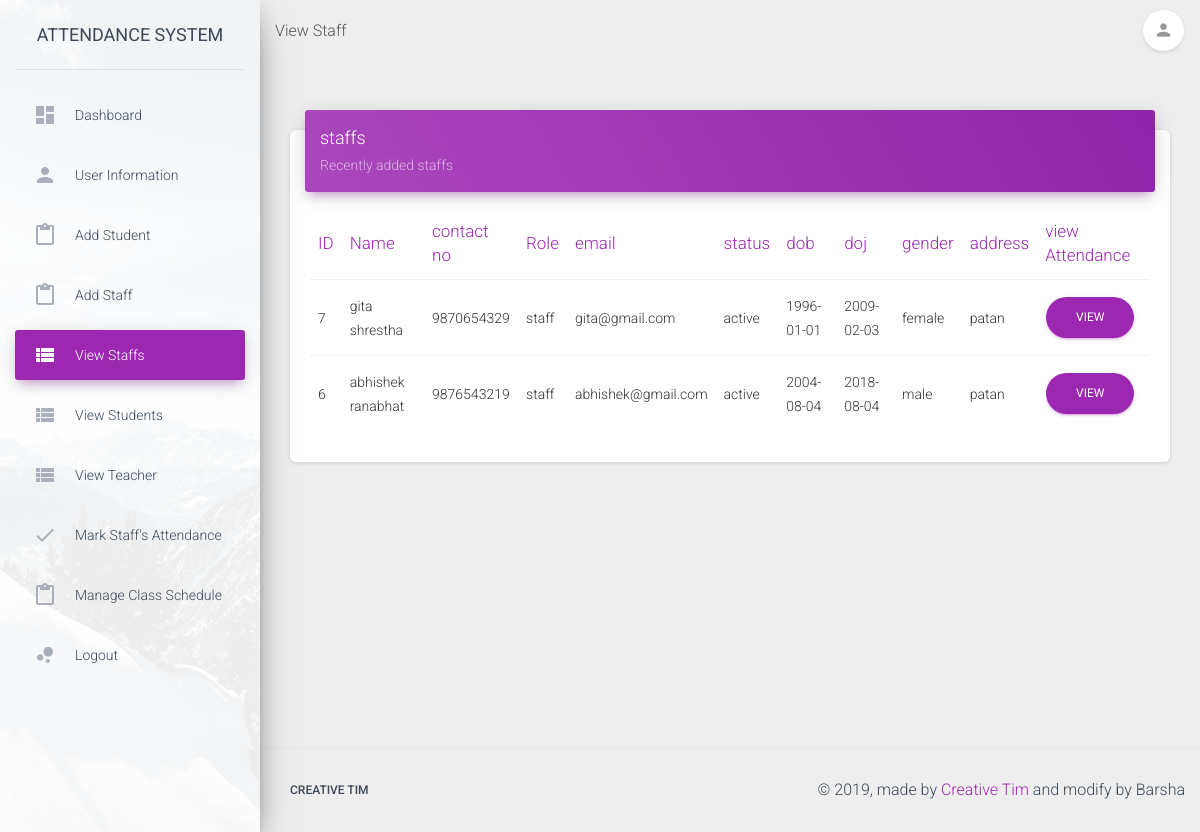
/pages/admin/view_staff.php (signed in), run on the app's committed database.
### tables this page shows
CREATE TABLE `tbl_users` (
  `Uid` int(11) NOT NULL,
  `Uname` varchar(200) NOT NULL,
  `Ufname` varchar(100) NOT NULL,
  `Ugender` enum('male','female','other','') NOT NULL,
  `Uemail` varchar(200) NOT NULL,
  `status` enum('active','inactive','disabled','') NOT NULL,
  `Udob` date NOT NULL,
  `Udoj` date NOT NULL,
  `Uaddress` varchar(200) NOT NULL,
  `Ucontact` varchar(10) NOT NULL,
  `Upassword` varchar(200) NOT NULL,
  `role` enum('teacher','admin','staff') NOT NULL
);

### pages/admin/view_staff.php (the view, shortened to what this page needs)
<!DOCTYPE html>
<html lang="en">
<head>
<?php include '../head.php'; ?>
</head>
<body class="">
  <div class="wrapper ">
<?php include '../../view/admin/sidebar.php'; ?>
<div class="main-panel">
<?php include '../../view/admin/navbar.php';?>
      <div class="content">
        <div class="container-fluid">
          <div class="row">
          <div class="col-md-12">
              <div class="card">
                <div class="card-header card-header-primary">
                  <h4 class="card-title ">staffs</h4>
                  <p class="card-category"> Recently added staffs</p>
                </div>
                <div class="card-body">
                  <div class="table-responsive">
                    <table class="table">
                      <thead class=" text-primary">
                        <th>
                          ID
                        </th>
                        <th>
                          Name
                        </th>
                        <th>
                          contact no
                        </th>
                        <th>
                        Role
                        </th>
                        <th>
                        email
                        </th>
                        <th>
                        status
                        </th>
                        <th>
                        dob
                        </th>
                        <th>
                        doj
                        </th>
                        <th>
                        gender
                        </th>
                        <th>
                        address
                        </th>
                        <th>view Attendance</th>
                      </thead>
                    <tbody>
                    <?php $sql ="SELECT * FROM tbl_users where role='staff' ORDER by Uid desc limit 10";
                            include '../../common/connect.php';
                            $result=mysqli_query($con,$sql);
                         while($row = $result ->fetch_assoc()) {
                      ?>
                        <tr>
                          <td>
                            <?php echo($row['Uid']); ?>
                          </td>
                          <td>
                          <?php echo($row['Ufname']); ?>
                          </td>
                          <td>
                          <?php echo($row['Ucontact']); ?>
                          </td>
                          <td>
                          <?php echo($row['role']); ?>
                          </td>
                          <td>
                          <?php echo($row['Uemail']); ?>
                          </td>
                          <td>
                          <?php echo($row['status']); ?>
                          </td>
                          <td>
                          <?php echo($row['Udob']); ?>
                          </td>
                          <td>
                          <?php echo($row['Udoj']); ?>
                          </td>
                          <td>
                          <?php echo($row['Ugender']); ?>
                          </td>
                          <td>
                          <?php echo($row['Uaddress']); ?>
                          </td>
                          <td>
                          <a href="view_single_staff_attendance.php?Uid=<?php echo($row['Uid']); ?>"
                           class="btn btn-primary btn-round">
                  view</a>
                         </td>
                        </tr>
                        <?php } ?>
                      </tbody>
                    </table>
                  </div>
                </div>
              </div>
            </div>
          </div>
      </div>
      </div>
      <footer class="footer">
        <div class="container-fluid">
          <nav class="float-left">
            <ul>
              <li>
                <a href="https://www.creative-tim.com">
                  Creative Tim
                </a>
              </li>
            </ul>
          </nav>
          <div class="copyright float-right">
            &copy;
            , made by
            <a href="https://www.creative-tim.com" target="_blank">Creative Tim</a> and modify by Barsha
          </div>
        </div>
      </footer>
    </div>
  </div>
</body>
</html>

### data on the page
tbl_users: Uid "7", Ufname "gita shrestha", Ucontact "9870654329", role "staff", Uemail "gita@gmail.com", status "active", Udob "1996-01-01", Udoj "2009-02-03", Ugender "female", Uaddress "patan"
tbl_users: Uid "6", Ufname "abhishek ranabhat", Ucontact "9876543219", role "staff", Uemail "abhishek@gmail.com", status "active", Udob "2004-08-04", Udoj "2018-08-04", Ugender "male", Uaddress "patan"
